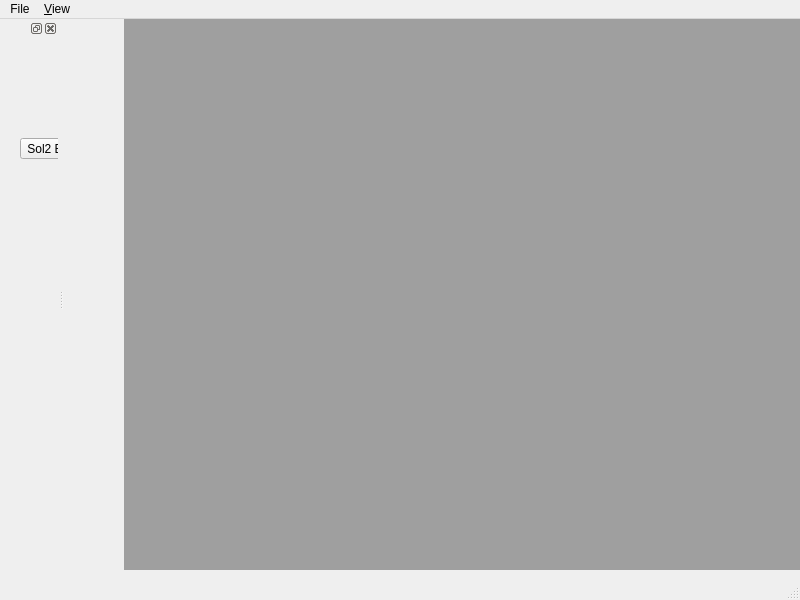
<?xml version="1.0" encoding="UTF-8"?>
<ui version="4.0">
 <class>MdiForm</class>
 <widget class="QMainWindow" name="MdiForm">
  <property name="geometry">
   <rect>
    <x>0</x>
    <y>0</y>
    <width>800</width>
    <height>600</height>
   </rect>
  </property>
  <property name="windowTitle">
   <string>MainWindow</string>
  </property>
  <widget class="QWidget" name="centralwidget">
   <widget class="QMdiArea" name="mdiArea">
    <property name="geometry">
     <rect>
      <x>60</x>
      <y>0</y>
      <width>741</width>
      <height>551</height>
     </rect>
    </property>
   </widget>
  </widget>
  <widget class="QMenuBar" name="menubar">
   <property name="geometry">
    <rect>
     <x>0</x>
     <y>0</y>
     <width>800</width>
     <height>20</height>
    </rect>
   </property>
   <widget class="QMenu" name="menuFile">
    <property name="title">
     <string>File</string>
    </property>
    <addaction name="actionNew_Project"/>
    <addaction name="actionOpen_Project"/>
    <addaction name="separator"/>
    <addaction name="actionNew_File"/>
    <addaction name="actionOpen_File"/>
    <addaction name="separator"/>
    <addaction name="action_Close"/>
    <addaction name="actionE_xit"/>
   </widget>
   <widget class="QMenu" name="menu_View">
    <property name="title">
     <string>&amp;View</string>
    </property>
   </widget>
   <addaction name="menuFile"/>
   <addaction name="menu_View"/>
  </widget>
  <widget class="QStatusBar" name="statusbar"/>
  <widget class="QDockWidget" name="dockWidget">
   <attribute name="dockWidgetArea">
    <number>1</number>
   </attribute>
   <widget class="QWidget" name="dockWidgetContents">
    <widget class="QPushButton" name="Sol2Button">
     <property name="geometry">
      <rect>
       <x>20</x>
       <y>100</y>
       <width>80</width>
       <height>21</height>
      </rect>
     </property>
     <property name="text">
      <string>Sol2 Button!</string>
     </property>
    </widget>
   </widget>
  </widget>
  <action name="actionNew_Project">
   <property name="text">
    <string>&amp;New Project...</string>
   </property>
  </action>
  <action name="actionOpen_Project">
   <property name="text">
    <string>&amp;Open Project...</string>
   </property>
  </action>
  <action name="actionNew_File">
   <property name="text">
    <string>Ne&amp;w File...</string>
   </property>
  </action>
  <action name="actionOpen_File">
   <property name="text">
    <string>Op&amp;en File...</string>
   </property>
  </action>
  <action name="action_Close">
   <property name="text">
    <string>&amp;Close</string>
   </property>
  </action>
  <action name="actionE_xit">
   <property name="text">
    <string>E&amp;xit</string>
   </property>
  </action>
 </widget>
 <resources/>
 <connections/>
</ui>
